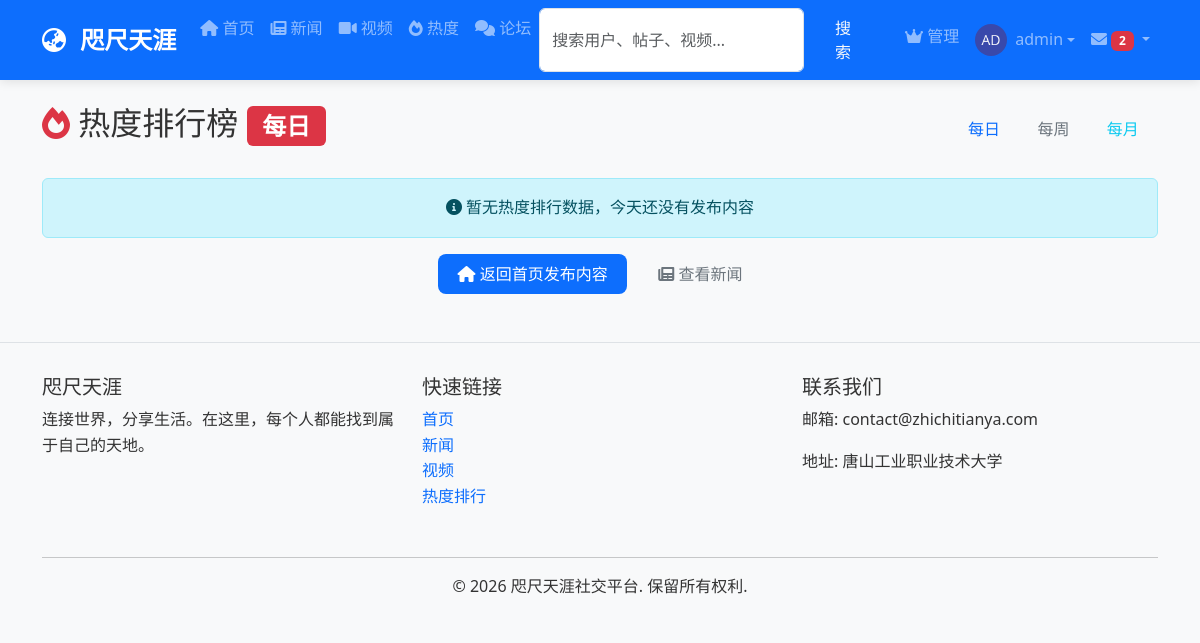
Screenshot of /trending (signed in) with the database file from the repository.
### python_web_project/models/__init__.py (models this page shows, shortened)
class User(UserMixin, db.Model):
    __tablename__ = 'users'
    id = db.Column(db.Integer, primary_key=True)
    username = db.Column(db.String(80), unique=True, nullable=False)
    email = db.Column(db.String(120), unique=True, nullable=False)
    password_hash = db.Column(db.String(120), nullable=False)
    avatar = db.Column(db.String(200), default='default_avatar.png')
    bio = db.Column(db.Text, default='')
    location = db.Column(db.String(100))
    website = db.Column(db.String(200))
    is_active = db.Column(db.Boolean, default=True)  # 用户是否被封禁
    is_banned = db.Column(db.Boolean, default=False)  # 是否被完全封禁
    can_post = db.Column(db.Boolean, default=True)    # 是否可以发帖
    can_video = db.Column(db.Boolean, default=True)   # 是否可以发视频
    can_comment = db.Column(db.Boolean, default=True)  # 是否可以评论
    is_admin = db.Column(db.Boolean, default=False)   # 是否为管理员
    join_date = db.Column(FlexibleDateTime, default=datetime.now)
    last_seen = db.Column(FlexibleDateTime, default=datetime.now)
    posts = db.relationship('Post', backref='author',
                            lazy=True, foreign_keys='Post.author_id')
    videos = db.relationship('Video', backref='uploader',
                             lazy=True, foreign_keys='Video.uploader_id')
    comments = db.relationship(
        'Comment', lazy=True, foreign_keys='Comment.author_id')
    sent_messages = db.relationship(
        'Message', backref='sender', lazy=True, foreign_keys='Message.sender_id')
    received_messages = db.relationship(
        'Message', backref='recipient', lazy=True, foreign_keys='Message.recipient_id')
    followers = db.relationship(
        'User', secondary='follows',
        primaryjoin='(Follows.followed_id == User.id)',  # 被关注的人
        secondaryjoin='(Follows.follower_id == User.id)',  # 关注者
        backref=db.backref('followed', lazy='dynamic'),
        lazy='dynamic'
    )
    post_likes = db.relationship('PostLike', backref='user', lazy=True)
    video_likes = db.relationship('VideoLike', backref='user', lazy=True)
    def unread_messages_count(self):
        return Message.query.filter_by(
            recipient_id=self.id,
            is_read=False
        ).count()

### python_web_project/app.py (the view)
@app.route('/trending')
def trending():
    from utils import calculate_daily_trends
    trending_items = calculate_daily_trends()
    return render_template('trending.html',
                           trending_items=trending_items,
                           period='每日')

### python_web_project/templates/trending.html (shortened to what this page needs)
{% extends "base.html" %} {% block title %}热度排行 - 咫尺天涯{% endblock %} {%
block content %}
<div class="container mt-4">
  <div class="row">
    <div class="col-lg-12">
      <div class="d-flex justify-content-between align-items-center mb-4">
        <h2>
          <i class="fas fa-fire text-danger"></i> 热度排行榜
          <span class="badge bg-danger">{{ period or '每日' }}</span>
        </h2>
        <div class="btn-group" role="group">
          <a
            href="{{ url_for('trending_daily') }}"
            class="btn btn-outline-primary {% if period == 'daily' %}active{% endif %}"
            >每日</a
          >
          <a
            href="{{ url_for('trending_weekly') }}"
            class="btn btn-outline-secondary {% if period == 'weekly' %}active{% endif %}"
            >每周</a
          >
          <a
            href="{{ url_for('trending_monthly') }}"
            class="btn btn-outline-info {% if period == 'monthly' %}active{% endif %}"
            >每月</a
          >
        </div>
      </div>
      {% if trending_items %}
      <div class="row">
        {% for item_data in trending_items %} {% set item = item_data.item %} {%
        set rank = loop.index %}
        <div class="col-md-12 mb-4">
          <div class="card trending-item-card">
            <div class="row g-0 align-items-center">
              <div class="col-auto pe-3">
                <div
                  class="rank-badge d-flex align-items-center justify-content-center {% if rank <= 3 %}rank-top{% else %}rank-normal{% endif %}"
                  style="
                    min-width: 50px;
                    height: 50px;
                    border-radius: 50%;
                    font-size: 1.2em;
                    font-weight: bold;
                  "
                >
                  {{ rank }}
                </div>
              </div>
              <div class="col">
                <div class="card-body p-3">
                  <div class="d-flex justify-content-between align-items-start">
                    <div>
                      <h5 class="card-title mb-1">
                        {% if item_data.type == 'news' %}
                        <i class="fas fa-newspaper text-primary"></i>
                        <a
                          href="{{ url_for('news_detail', news_id=item.id) }}"
                          class="text-decoration-none"
                        >
                          {{ item.title }}
                        </a>
                        {% elif item_data.type == 'post' %}
                        <i class="fas fa-sticky-note text-success"></i>
                        <a
                          href="{{ url_for('post_detail', post_id=item.id) }}"
                          class="text-decoration-none"
                        >
                          {{ item.title }}
                        </a>
                        {% elif item_data.type == 'video' %}
                        <i class="fas fa-video text-warning"></i>
                        <a
                          href="{{ url_for('video_detail', video_id=item.id) }}"
                          class="text-decoration-none"
                        >
                          {{ item.title }}
                        </a>
                        {% endif %}
                      </h5>
                      <p class="card-text text-muted small mb-1">
                        {% if item_data.type == 'news' %}
                        <i class="fas fa-source"></i> 来源: {{ item.source or
                        '未知' }} | {% elif item_data.type == 'post' %}
                        <i class="fas fa-user"></i> 作者:
                        <a
                          href="{{ url_for('profile', username=item.author.username) }}"
                          class="text-decoration-none"
                        >
                          {{ item.author.username }}
                        </a>
                        | {% elif item_data.type == 'video' %}
                        <i class="fas fa-user"></i> 上传者:
                        <a
                          href="{{ url_for('profile', username=item.uploader.username) }}"
                          class="text-decoration-none"
                        >
                          {{ item.uploader.username }}
                        </a>
                        | {% endif %}
                        <i class="fas fa-clock"></i>
                        {{ item.timestamp.strftime('%Y-%m-%d %H:%M') }}
                      </p>
                      <p class="card-text mb-2">
                        {{ item.summary or item.content[:100] + "..." if
                        item.content and item.content|length > 100 else
                        item.content or '暂无简介' }}
                      </p>
                    </div>
                    <div class="text-end">
                      <div
                        class="trending-score badge bg-warning text-dark mb-2"
                      >
                        热度: {{ "%.1f"|format(item_data.score or
                        item.get_trending_score()) }}
                      </div>
                      <div class="stats-small">
                        <span class="me-2" title="点赞数">
                          <i class="fas fa-heart text-danger"></i>
                          {{ item.likes_count or 0 }}
                        </span>
                        <span class="me-2" title="浏览数">
                          <i class="fas fa-eye text-info"></i>
                          {{ item.views or 0 }}
                        </span>
                        <span title="评论数">
                          <i class="fas fa-comment text-success"></i>
                          {{ item.comments_count or 0 }}
                        </span>
                      </div>
                    </div>
                  </div>
                </div>
              </div>
            </div>
          </div>
        </div>
        {% endfor %}
      </div>
      {% else %}
      <div class="alert alert-info text-center">
        <i class="fas fa-info-circle"></i> 暂无热度排行数据，今天还没有发布内容
      </div>
      <div class="text-center mt-3">
        <a href="{{ url_for('index') }}" class="btn btn-primary">
          <i class="fas fa-home"></i> 返回首页发布内容
        </a>
        <a href="{{ url_for('news') }}" class="btn btn-outline-secondary ms-2">
          <i class="fas fa-newspaper"></i> 查看新闻
        </a>
      </div>
      {% endif %}
    </div>
  </div>
</div>
{% endblock %}

### python_web_project/templates/base.html (shortened to what this page needs)
<!DOCTYPE html>
<html lang="zh-CN">
  <head>
    <link
      href="{{ url_for('static', filename='css/bootstrap.min.css') }}"
      rel="stylesheet"
    />
    <link
      rel="stylesheet"
      href="{{ url_for('static', filename='css/style.css') }}"
    />
    <link
      rel="stylesheet"
      href="https://cdnjs.cloudflare.com/ajax/libs/font-awesome/6.0.0/css/all.min.css"
    />
  </head>
  <body>
    <nav class="navbar navbar-expand-lg navbar-dark bg-primary sticky-top">
      <div class="container">
        <a class="navbar-brand" href="{{ url_for('index') }}">
          <i class="fas fa-globe-asia me-2"></i> 咫尺天涯
        </a>
        <div class="collapse navbar-collapse" id="navbarNav">
          <ul class="navbar-nav me-auto">
            <li class="nav-item">
              <a class="nav-link" href="{{ url_for('index') }}"
                ><i class="fas fa-home"></i> 首页</a
              >
            </li>
            <li class="nav-item">
              <a class="nav-link" href="{{ url_for('news') }}"
                ><i class="fas fa-newspaper"></i> 新闻</a
              >
            </li>
            <li class="nav-item">
              <a class="nav-link" href="{{ url_for('videos') }}"
                ><i class="fas fa-video"></i> 视频</a
              >
            </li>
            <li class="nav-item">
              <a class="nav-link" href="{{ url_for('trending') }}"
                ><i class="fas fa-fire"></i> 热度</a
              >
            </li>
            <li class="nav-item">
              <a class="nav-link" href="{{ url_for('forum') }}"
                ><i class="fas fa-comments"></i> 论坛</a
              >
            </li>
            <li class="nav-item">
              <form
                class="d-flex"
                action="{{ url_for('search') }}"
                method="get"
              >
                <input
                  class="form-control me-2"
                  type="search"
                  name="q"
                  placeholder="搜索用户、帖子、视频..."
                  aria-label="Search"
                />
                <button class="btn btn-outline-light" type="submit">
                  搜索
                </button>
              </form>
            </li>
          </ul>
          <ul class="navbar-nav ms-auto">
            {% if current_user.is_authenticated %} {% if current_user.is_admin
            %}
            <li class="nav-item">
              <a class="nav-link" href="{{ url_for('admin') }}"
                ><i class="fas fa-crown"></i> 管理</a
              >
            </li>
            {% endif %}
            <li class="nav-item dropdown">
              <a
                class="nav-link dropdown-toggle d-flex align-items-center"
                href="#"
                id="navbarDropdown"
                role="button"
                data-bs-toggle="dropdown"
              >
                <img
                  src="{{ get_avatar_url(current_user.avatar) }}"
                  class="user-avatar-sm me-2"
                  alt="头像"
                />
                {{ current_user.username }}
              </a>
            </li>
            {% endif %}
          </ul>
          {% if current_user.is_authenticated %}
          <ul class="navbar-nav">
            <li class="nav-item dropdown">
              <a
                class="nav-link dropdown-toggle"
                href="#"
                id="messagesDropdown"
                role="button"
                data-bs-toggle="dropdown"
                aria-expanded="false"
              >
                <i class="fas fa-envelope"></i>
                {% if current_user.unread_messages_count() > 0 %}
                <span class="badge bg-danger"
                  >{{ current_user.unread_messages_count() }}</span
                >
                {% endif %}
              </a>
                {% set unread_messages = [] %} {% for msg in
                current_user.received_messages %} {% if not msg.is_read %} {% if
                unread_messages|length < 5 %} {% set _ =
                unread_messages.append(msg) %} {% endif %} {% endif %} {% endfor
                %}
            </li>
          </ul>
          {% endif %}
        </div>
      </div>
    </nav>
    <main>{% block content %}{% endblock %}</main>
    <footer class="footer mt-5 py-4 bg-light">
      <div class="container">
        <div class="row">
          <div class="col-md-4 mb-3">
            <h5>咫尺天涯</h5>
            <p>连接世界，分享生活。在这里，每个人都能找到属于自己的天地。</p>
          </div>
          <div class="col-md-4 mb-3">
            <h5>快速链接</h5>
            <ul class="list-unstyled">
              <li>
                <a href="{{ url_for('index') }}" class="text-decoration-none"
                  >首页</a
                >
              </li>
              <li>
                <a href="{{ url_for('news') }}" class="text-decoration-none"
                  >新闻</a
                >
              </li>
              <li>
                <a href="{{ url_for('videos') }}" class="text-decoration-none"
                  >视频</a
                >
              </li>
              <li>
                <a href="{{ url_for('trending') }}" class="text-decoration-none"
                  >热度排行</a
                >
              </li>
            </ul>
          </div>
          <div class="col-md-4 mb-3">
            <h5>联系我们</h5>
            <p>邮箱: contact@zhichitianya.com</p>
            <p>地址: 唐山工业职业技术大学</p>
          </div>
        </div>
        <hr />
        <div class="text-center">
          <p class="mb-0">&copy; 2026 咫尺天涯社交平台. 保留所有权利.</p>
        </div>
      </div>
    </footer>
  </body>
</html>

### rows the page displays
User: avatar (picture), username "admin"

### other values shown
{{ current_user.unread_messages_count() }} "2"
{{ period or '每日' }} "每日"
